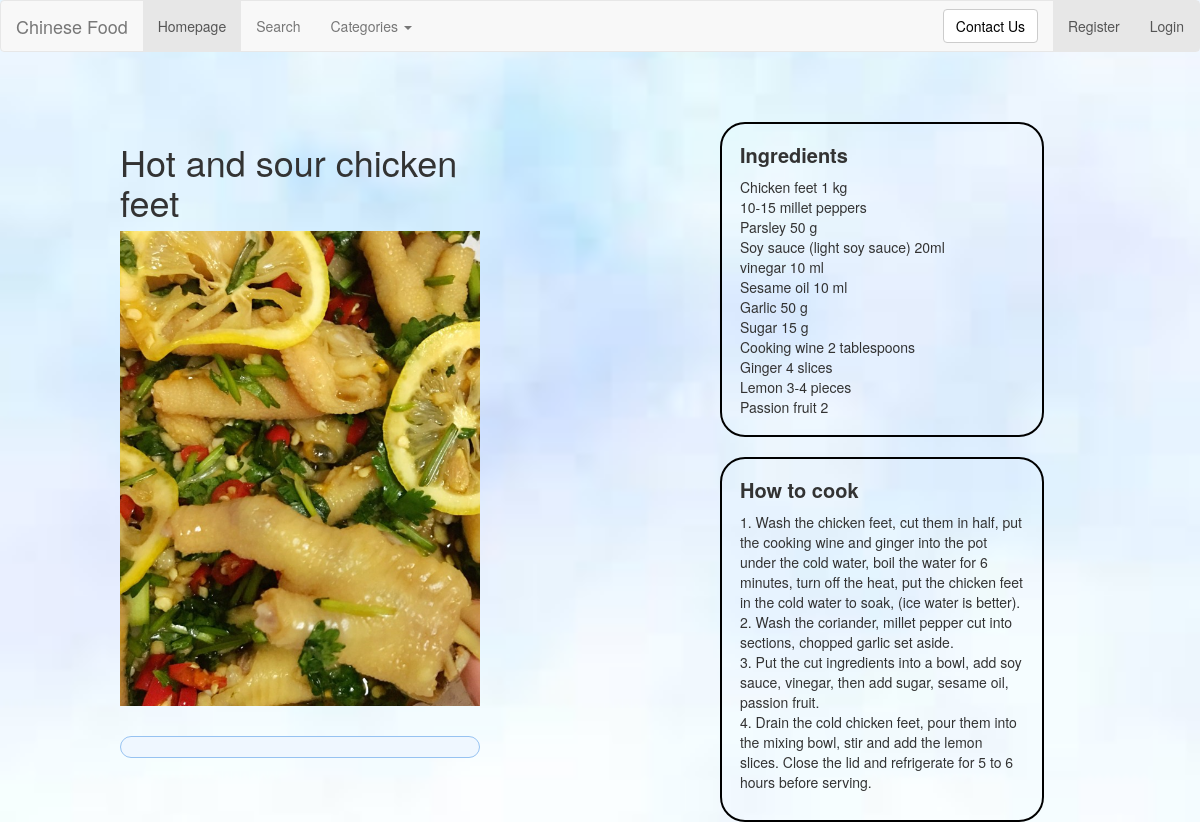
/rango/starter2/, run on an earlier commit of the app's database.
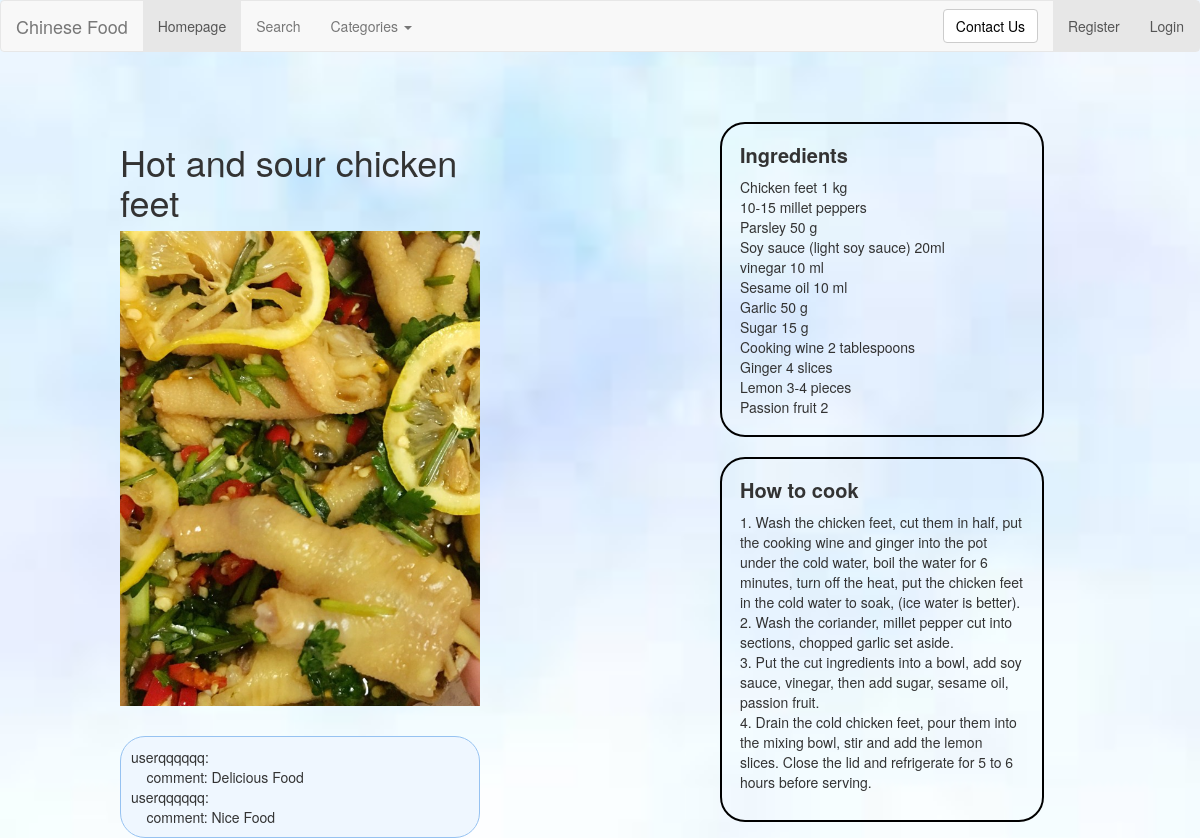
And on a later commit of the database.
### rango/models.py (models this page shows, shortened)
class UserComment(models.Model):
    username = models.CharField(max_length=64)
    comment = models.CharField(max_length=1028, default='')
    dish = models.CharField(max_length=128, default='')
    islike = models.BooleanField(default=True)

### rango/views.py (the view, shortened to what this page needs)
# urls.py: path('starter2/', views.starter2, name='starter2'),
def starter2(request):
    category_list = Category.objects.order_by('-category')
    d = "starter2"
    d2 = "Hot and sour chicken feet"
    dish = Dish.objects.get(dish=d2)
    form = DishForm()
    info_list = UserComment.objects.filter(dish=d)
    return render(request, "rango/starter2.html", {"info_list": info_list,
                                                   "categories": category_list,
                                                   "form": form,
                                                   "dish": dish, })

### templates/rango/starter2.html (shortened to what this page needs)
{% extends 'rango/base.html' %}
{% load staticfiles %}
{% block image_block %}
<h1>Hot and sour chicken feet</h1>
<img src="{% static 'images/starter2.png' %}" alt="" width="100%" id="pic">
{% endblock %}
{% block ingredients_block%}
Chicken feet 1 kg<br>
10-15 millet peppers<br>
Parsley 50 g<br>
Soy sauce (light soy sauce) 20ml<br>
vinegar 10 ml <br>
Sesame oil 10 ml<br>
Garlic 50 g<br>
Sugar 15 g<br>
Cooking wine 2 tablespoons<br>
Ginger 4 slices <br>
Lemon 3-4 pieces<br>
Passion fruit 2<br>
{% endblock %}
{% block howToCook_block %}
1.	Wash the chicken feet, cut them in half, put the cooking wine and ginger into the pot under the cold water, boil the water for 6 minutes, turn off the heat, put the chicken feet in the cold water to soak, (ice water is better).<br>
2.	Wash the coriander, millet pepper cut into sections, chopped garlic set aside.<br>
3.	Put the cut ingredients into a bowl, add soy sauce, vinegar, then add sugar, sesame oil, passion fruit.<br>
4.	Drain the cold chicken feet, pour them into the mixing bowl, stir and add the lemon slices. Close the lid and refrigerate for 5 to 6 hours before serving.<br>
{% endblock %}

### templates/rango/base.html (shortened to what this page needs)
<!DOCTYPE html>
{% load staticfiles %}
<html>
<head>
	<link rel="stylesheet" href="https://cdn.staticfile.org/twitter-bootstrap/3.3.7/css/bootstrap.min.css">
    <link rel="stylesheet" href="{% static 'css/dish.css' %}">
</head>
<body>
<nav class="navbar navbar-default" role="navigation">
    <div class="container-fluid">
    <div class="navbar-header">
        <a class="navbar-brand" href="/rango/">Chinese Food</a>
    </div>
    <div>
        <ul class="nav navbar-nav navbar-left">
            <li class="active"><a href="/rango/">Homepage</a></li>
            <li><a href="{% url 'rango:test' %}">Search</a></li>
            <li class="dropdown">
                <a href="#" class="dropdown-toggle" data-toggle="dropdown">
                    Categories
                    <b class="caret"></b>
                </a>
            </li>
        </ul>
        <ul class="nav navbar-nav navbar-right">
            {% if user.is_authenticated %}
            <a href="{% url 'rango:userInfor' %}"> hi {{ user.username }}!</a>
            <li class="active">
                <a class="a2" href=" {% url 'auth_logout' %}?next=/rango/">Logout</a>
            </li>
        {% else %}
            <li class="active">
                <a class="a2" href="{% url 'registration_register' %}">Register</a>
            </li>
            <li class="active">
                 <a class="a2" href="{% url 'auth_login' %}">Login</a>
            </li>
        {% endif %}
        </ul>
        <form class="navbar-form navbar-right" role="search">
            <button type="submit" class="btn btn-default">
                <a href="mailto:2471083j@student.gla.ac.uk
                        subject=About Django Project">
                        Contact Us</a>
            </button>
        </form>
    </div>
    </div>
</nav>
<div class="main w1000">
    <div class="main_l f">
        <div class="slide" id="box">
            <div class="banner">
                {% block image_block %}{% endblock %}
            </div>
        </div>
        <div class="add">
            <div>
                {% for i in info_list %}
                    user{{ i.username }}: <br>
                    &nbsp&nbsp&nbsp&nbspcomment: {{ i.comment }} <br>
                {% endfor %}
            </div>
        </div>
    </div>
    <div class="main_r r">
        <div class="ing">
            <p>Ingredients</p>
            {% block ingredients_block %}{% endblock %}
        </div>
        <div class="how">
            <p>How to cook</p>
            <div>
                {% block howToCook_block %}{% endblock %}
            </div>
        </div>
    </div>
</div>
</body>
</html>

What changed in the data, as far as the page shows it:
added UserComment: username "qqqqqq", comment "Delicious Food"
added UserComment: username "qqqqqq", comment "Nice Food"
